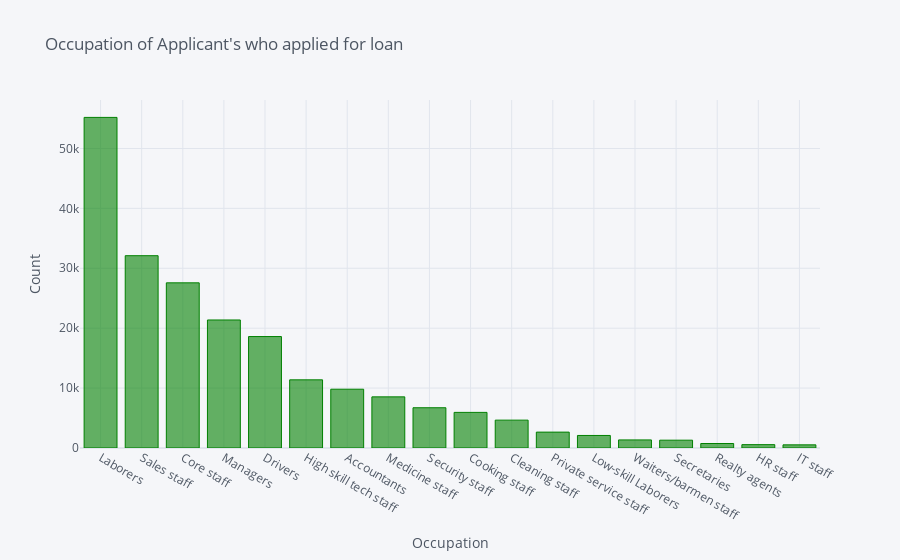

Source (notebook cell):
### Markdown cell above
### Profession

### Code cell
temp = application_train["OCCUPATION_TYPE"].value_counts()
temp.iplot(kind='bar', xTitle='Occupation', yTitle="Count",
           title='Occupation of Applicant\'s who applied for loan', color='green')

### Figure 1 — Plotly figure (JSON) as saved in the notebook; plotly's stock layout.template omitted (floating-point values rounded to 4 significant figures)
{"data": [{"marker": {"color": "rgba(0, 128, 0, 0.6)", "line": {"color": "rgba(0, 128, 0, 1.0)", "width": 1}}, "name": "OCCUPATION_TYPE", "orientation": "v", "text": "", "type": "bar", "x": ["Laborers", "Sales staff", "Core staff", "Managers", "Drivers", "High skill tech staff", "Accountants", "Medicine staff", "Security staff", "Cooking staff", "Cleaning staff", "Private service staff", "Low-skill Laborers", "Waiters/barmen staff", "Secretaries", "Realty agents", "HR staff", "IT staff"], "y": [55186, 32102, 27570, 21371, 18603, 11380, 9813, 8537, 6721, 5946, 4653, 2652, 2093, 1348, 1305, 751, 563, 526]}], "layout": {"legend": {"bgcolor": "#F5F6F9", "font": {"color": "#4D5663"}}, "paper_bgcolor": "#F5F6F9", "plot_bgcolor": "#F5F6F9", "title": {"font": {"color": "#4D5663"}, "text": "Occupation of Applicant's who applied for loan"}, "xaxis": {"gridcolor": "#E1E5ED", "showgrid": true, "tickfont": {"color": "#4D5663"}, "title": {"font": {"color": "#4D5663"}, "text": "Occupation"}, "zerolinecolor": "#E1E5ED"}, "yaxis": {"gridcolor": "#E1E5ED", "showgrid": true, "tickfont": {"color": "#4D5663"}, "title": {"font": {"color": "#4D5663"}, "text": "Count"}, "zerolinecolor": "#E1E5ED"}}}
